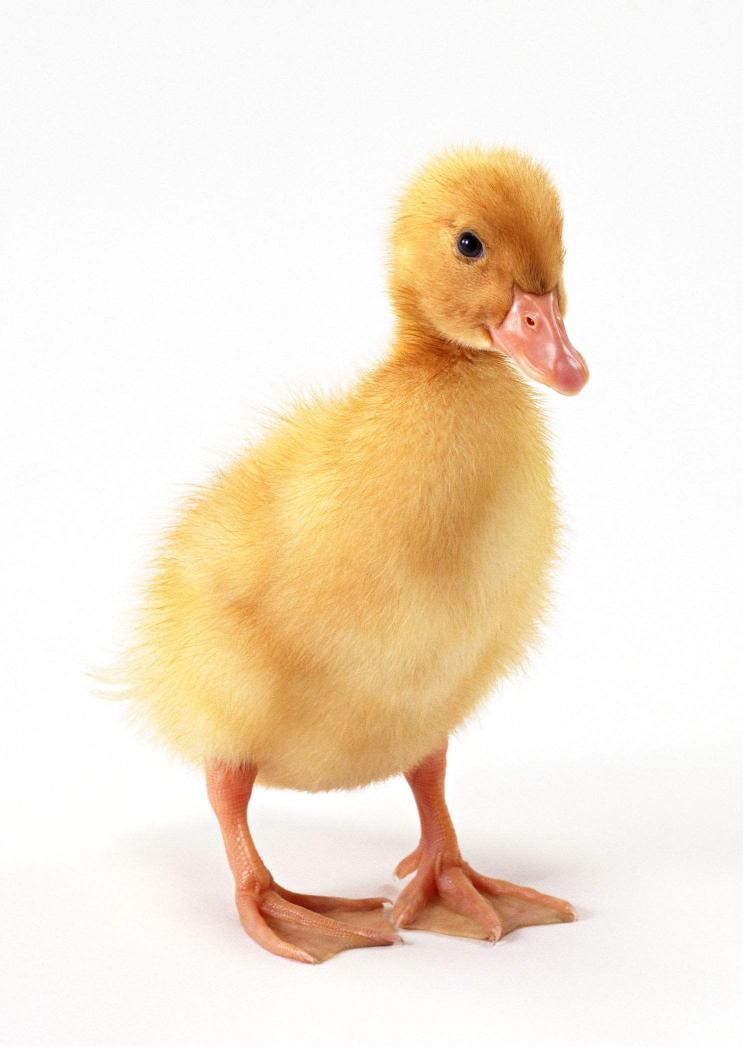
#> input picture 6_图像数据处理（颜色与形状变换）素材/pic1.jpg, 1486 x 2094 px (shown at 1/2 size)
$ python pixel_process.py
#> lines starting #> are read from the running program, lines starting #| are printed output that depends on the picture; after the words box and inside, x2 and y2 are one past the last pixel; in counts of white or black regions, pixels touching at a corner belong together
# -*- coding: utf-8 -*-
"""
像素级操作入门：读取 pic1.jpg，读取像素值、转灰度、截取 ROI
需要库：opencv-python
未安装可执行：pip install opencv-python
"""

# 导入 OpenCV 库，用于读取图片、颜色转换、切片截取
import cv2

# 导入 NumPy，用于 hstack 横向拼接对比图
import numpy as np

# 导入 sys 模块，用于修改终端输出编码
import sys

# Windows 命令行默认 GBK 编码，打印特殊字符时可能报错，改成 utf-8 更稳妥
sys.stdout.reconfigure(encoding='utf-8')

# 图片文件名（相对路径，表示在本 .py 文件所在的目录下找 pic1.jpg）
file_name = 'pic1.jpg'

# 1. 用 imread() 读取图片
#    读取成功：返回一个 numpy 数组（三维：高 × 宽 × 通道数）
#    读取失败：返回 None，不会报错，所以必须自己判断
img = cv2.imread(file_name)
#> img is the input picture: shape (2094, 1486, 3); mean B, G, R 212.2, 230.1, 244.4

# 2. 判断图片是否读取成功
if img is None:
    # 读取失败时打印提示和常见原因
    print('图片读取失败！常见原因：')
    print('1. 文件不在本 .py 文件的同一目录下（当前找不到', file_name, '）')
    print('2. 文件路径中含有中文，cv2.imread() 对中文路径支持不好')
    print('   解决办法：把图片移到英文路径下，或用 np.fromfile() + cv2.imdecode() 读取')
else:
    # 3. 打印图像的 shape
    #    shape 是 (高, 宽, 通道数)，例如 (2094, 1486, 3)
    #    说明：高 2094 行、宽 1486 列、每个像素 3 个颜色通道
    print('图像 shape（高, 宽, 通道数）:', img.shape)
#| 图像 shape（高, 宽, 通道数）: (2094, 1486, 3)

    # 4. 读取 (50, 50) 位置的像素值
    #    写法是 img[行, 列]，也就是 img[y, x]
    #    第 1 个 50 是行号（从上往下数第 50 行，y 方向）
    #    第 2 个 50 是列号（从左往右数第 50 列，x 方向）
    #    注意不是 (x, y)，和数学里的坐标顺序相反
    pixel_50 = img[50, 50]
#> pixel_50 = [251, 251, 251]

    # 打印左上角位置（白背景）的像素值
    #    返回 3 个数，顺序是 B（蓝）、G（绿）、R（红）
    #    白色背景三个值都接近 255，例如 [255 255 255]
    print('img[50, 50] 的像素值（左上角白背景）:', pixel_50)
#| img[50, 50] 的像素值（左上角白背景）: [251 251 251]

    # 5. 读取 (1047, 743) 位置的像素值（鸭子身体）
    #    同样写法 img[行, 列]，行在前、列在后
    pixel_duck = img[1047, 743]
#> pixel_duck = [109, 189, 242]

    # 打印鸭子身体位置的像素值，同样是 B、G、R 三个数
    print('img[1047, 743] 的像素值（鸭子身体）:', pixel_duck)
#| img[1047, 743] 的像素值（鸭子身体）: [109 189 242]

    # 6. 把 img[1047, 743] 拆包成 b、g、r 三个变量
    #    拆包（解包）：右边是 3 个数，左边写 3 个变量，按顺序一一对应赋值
    #    顺序仍然是 B、G、R，所以第 1 个给 b、第 2 个给 g、第 3 个给 r
    b, g, r = img[1047, 743]
#> b = 109; g = 189; r = 242

    # 分别打印三个通道的值，方便看清每个颜色分量的大小
    print('拆包后：b（蓝） =', b)
#| 拆包后：b（蓝） = 109
    print('拆包后：g（绿） =', g)
#| 拆包后：g（绿） = 189
    print('拆包后：r（红） =', r)
#| 拆包后：r（红） = 242

    # 7. 用 cvtColor() 把彩色图转成灰度图
    #    COLOR_BGR2GRAY：BGR 三通道压缩成一个亮度通道
    #    转换公式大致是：Gray = 0.114*B + 0.587*G + 0.299*R
    img_gray = cv2.cvtColor(img, cv2.COLOR_BGR2GRAY)
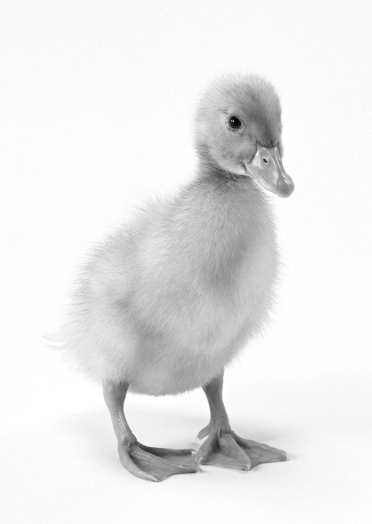
#> img_gray: shape (2094, 1486) (shown at 1/4 size); min 0, max 255, mean 232.4

    # 8. 打印灰度图的 shape
    #    灰度图只有两个维度 (高, 宽)，没有通道数这一项
    #    例如由 (2094, 1486, 3) 变成 (2094, 1486)
    print('灰度图 shape（高, 宽）:', img_gray.shape)
#| 灰度图 shape（高, 宽）: (2094, 1486)

    # 9. 读取灰度图同一位置 (1047, 743) 的像素值
    #    灰度图每个像素只有 1 个数（亮度值，0~255）
    #    对比：彩色图读出 3 个数（B、G、R），灰度图只读出 1 个数
    gray_value = img_gray[1047, 743]
#> gray_value = 196

    # 打印灰度图该位置的像素值
    print('灰度图 img_gray[1047, 743] 的像素值:', gray_value)
#| 灰度图 img_gray[1047, 743] 的像素值: 196

    # 10. 用切片截取一块 ROI（Region of Interest，感兴趣区域）
    #     切片写法 img[行的范围, 列的范围]
    #     img[100:200, 100:200] 表示：
    #       行（高方向）取第 100 行到第 199 行，共 200 - 100 = 100 行
    #       列（宽方向）取第 100 列到第 199 列，共 200 - 100 = 100 列
    #     注意切片是"含头不含尾"：包含起点 100，不包含终点 200
    roi = img[100:200, 100:200]

    # 打印 ROI 的 shape
    #    结果是 (100, 100, 3)：高 100、宽 100、3 个通道
    #    说明 ROI 是从原图上"切"下来的一个 100×100 的小方块
    print('ROI img[100:200, 100:200] 的 shape:', roi.shape)
#| ROI img[100:200, 100:200] 的 shape: (100, 100, 3)

    # 顺便把截取的 ROI 保存下来，方便查看效果
    cv2.imwrite('pic1_roi.jpg', roi)

    # =========================================================
    # 下面新增：修改像素值——改一个点、画一个色块
    # =========================================================

    # 1. 重新读取原图，并用 .copy() 复制一份再改
    #    直接改 img 会把原图数据也改掉（数组是引用传递），所以要 copy
    img2 = img.copy()

    # 2. 修改一个像素：把 (50, 50) 改成绿色
    #    BGR 顺序：[0, 255, 0] 表示蓝0、绿255、红0 → 纯绿色
    img2[50, 50] = [0, 255, 0]
#> img2: shape (2094, 1486, 3); under 0.01% of pixels changed, all inside (x1, y1, x2, y2) = (50, 50, 51, 51)

    # 打印确认：一个点太小肉眼看不见，但数据确实变了
    print('修改后 img2[50, 50] =', img2[50, 50])
#| 修改后 img2[50, 50] = [  0 255   0]

    # 3. 修改一片区域：把 行200~500、列200~500 的整块改成红色
    #    一行代码改 300×300 = 90000 个像素，这就是数组批量赋值的威力
    img2[200:500, 200:500] = [0, 0, 255]
#> img2: shape (2094, 1486, 3); mean B, G, R 204.9, 222.9, 244.5

    # 打印色块中心和色块外的点，对比验证
    print('红块中心 img2[350, 350] =', img2[350, 350], '← 已变成红色')
#| 红块中心 img2[350, 350] = [  0   0 255] ← 已变成红色
    print('红块外面 img2[50, 600] =', img2[50, 600], '← 白色，未受影响')
#| 红块外面 img2[50, 600] = [251 251 251] ← 白色，未受影响

    # 4. 显示修改后的图片，肉眼确认
    #    看到鸭子图上多了一块红色方块（一个绿色点太小，肉眼几乎看不出来）
    cv2.imshow('modified', img2)
    cv2.waitKey(0)
    cv2.destroyAllWindows()

    # 5. 保存修改后的图片
    cv2.imwrite('pic1_modified.jpg', img2)

    # =========================================================
    # 下面新增：通道拆分与合并
    # =========================================================

    # 1. 用 cv2.split() 把彩色图拆成 3 张单通道图
    #    返回值依次是蓝、绿、红三个二维数组（每个形状都是 高×宽）
    b, g, r = cv2.split(img)
    print('拆分后 b 的形状:', b.shape, '← 从三维变二维，只剩一个通道')
#| 拆分后 b 的形状: (2094, 1486) ← 从三维变二维，只剩一个通道

    # 打印同一个位置在三个通道里的值，和任务一的读数对上
    print('b[1047, 743] =', b[1047, 743], '，g =', g[1047, 743], '，r =', r[1047, 743])
#| b[1047, 743] = 109 ，g = 189 ，r = 242

    # 2. 只保留红色通道：把蓝、绿通道全部置 0
    #    这是一种很直观的"通道手术"——哪路通、哪路断，自己说了算
    #    手术后每个像素都变成 [0, 0, R]，画面会整体变成红色调
    img_red = img.copy()
    img_red[:, :, 0] = 0  # 所有行、所有列的第 0 通道（蓝）全部置 0
    img_red[:, :, 1] = 0  # 第 1 通道（绿）全部置 0
    print('只留红色通道后 img_red[1047, 743] =', img_red[1047, 743], '← 只剩 R=242')
#| 只留红色通道后 img_red[1047, 743] = [  0   0 242] ← 只剩 R=242

    # 3. 用 cv2.merge() 把拆开的三个通道重新合并
    #    顺序必须还是 [b, g, r]，合出来的图和原图一模一样
    merged = cv2.merge([b, g, r])
    print('合并后与原图完全相同:', merged.shape == img.shape)
#| 合并后与原图完全相同: True

    # 4. 显示"只留红色通道"的效果图
    #    白背景（R=251）变成亮红，鸭子（R=200多）变成暗红，整体一片红
    cv2.imshow('red channel only', img_red)
    cv2.waitKey(0)
    cv2.destroyAllWindows()

    # =========================================================
    # 下面新增：像素运算——图像融合
    # =========================================================

    # 1. 读入两张图，并统一缩放到 800×600
    #    ⚠️ cv2.add() 要求两张图尺寸、通道数完全相同，否则直接报错！
    #    pic1 是 2094×1486，pic5 是 720×1080，必须先 resize 成一样大
    imgA = cv2.resize(cv2.imread('pic1.jpg'), (800, 600))  # 鸭子（偏亮）
    imgB = cv2.resize(cv2.imread('pic5.jpg'), (800, 600))  # 母鸡（偏暗）
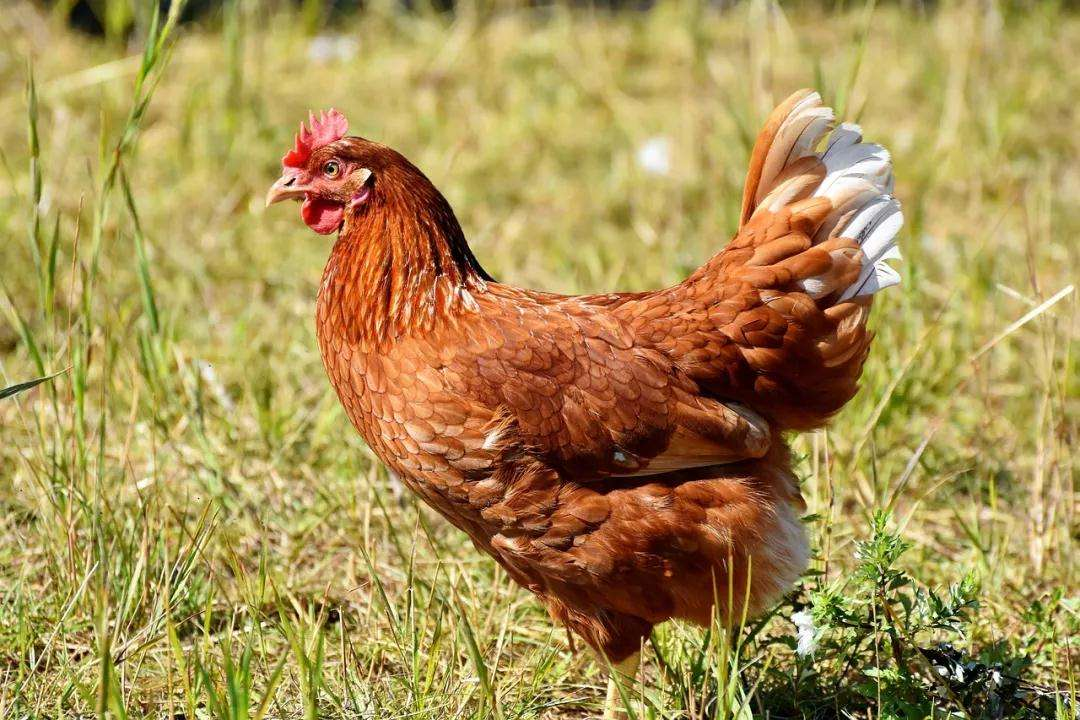
#> input picture 6_图像数据处理（颜色与形状变换）素材/pic5.jpg, 1080 x 720 px
    print('imgA:', imgA.shape, ' imgB:', imgB.shape)
#| imgA: (600, 800, 3)  imgB: (600, 800, 3)

    # 2. 先看一个像素在相加前后的变化
    #    取 (300, 400) 这个点（行300、列400）
    print('imgA[300, 400] =', imgA[300, 400])
#| imgA[300, 400] = [102 184 236]
    print('imgB[300, 400] =', imgB[300, 400])
#| imgB[300, 400] = [ 32  70 164]

    # 3. 用 NumPy 的 + 号直接加（错误示范）
    #    uint8 溢出会"取模绕回"：400 % 256 = 144，亮处反而变暗
    print('imgA + imgB =', (imgA + imgB)[300, 400], '← R通道 236+164=400 取模绕回 144')
#| imgA + imgB = [134 254 144] ← R通道 236+164=400 取模绕回 144

    # 4. 用 cv2.add() 相加（正确做法）
    #    超过 255 一律封顶在 255（饱和运算）
    img_add = cv2.add(imgA, imgB)
    print('cv2.add    =', img_add[300, 400], '← R通道 236+164=400 封顶 255')
#| cv2.add    = [134 254 255] ← R通道 236+164=400 封顶 255

    # 5. 显示相加结果：整体过亮发白（两张图的亮度叠加了）
    cv2.imshow('add result', img_add)
    cv2.waitKey(0)
    cv2.destroyAllWindows()

    # =========================================================
    # 下面新增：加权融合（图像融合的标准做法）
    # =========================================================

    # 1. cv2.addWeighted(imgA, α, imgB, β, γ)
    #    公式：结果 = imgA×α + imgB×β + γ
    #    α=0.6、β=0.4：融合图里鸭子占六成、母鸡占四成；γ=0 不做亮度微调
    img_blend = cv2.addWeighted(imgA, 0.6, imgB, 0.4, 0)

    # 2. 打印同一个点验证公式
    #    0.6×102 + 0.4×32 + 0 = 74.0，OpenCV 四舍五入后就是 74
    print('img_blend[300, 400] =', img_blend[300, 400])
#| img_blend[300, 400] = [ 74 138 207]
    print('验算: 0.6×102 + 0.4×32 + 0 = %.1f' % (0.6 * 102 + 0.4 * 32))

    # 3. 显示融合结果：两张图像"半透明"一样叠在一起
    cv2.imshow('blend result', img_blend)
    cv2.waitKey(0)
    cv2.destroyAllWindows()

    # 4. 保存融合图（作业要用）
    cv2.imwrite('blend_result.jpg', img_blend)
    print('融合图已保存为 blend_result.jpg')

    # =========================================================
    # 下面新增：阈值操作——图像二值化
    # =========================================================

    # 1. 读取 pic5（草地上的母鸡，明暗对比强），并转灰度图
    #    ⚠️ cv2.threshold() 只接受灰度图（单通道），彩图要先 cvtColor 转灰度
    img5 = cv2.imread('pic5.jpg')
#> img5 is the input picture: shape (720, 1080, 3); mean B, G, R 82.6, 144.2, 169.6
    gray5 = cv2.cvtColor(img5, cv2.COLOR_BGR2GRAY)

    # 2. cv2.threshold(灰度图, 阈值, 最大值, 类型)
    #    含义：像素 > 127 → 变 255（白）；像素 ≤ 127 → 变 0（黑）
    #    返回两个值：
    #      ret  ：实际使用的阈值（固定阈值时就是传入的 127）
    #      binary：二值化后的黑白图
    ret5, binary5 = cv2.threshold(gray5, 127, 255, cv2.THRESH_BINARY)
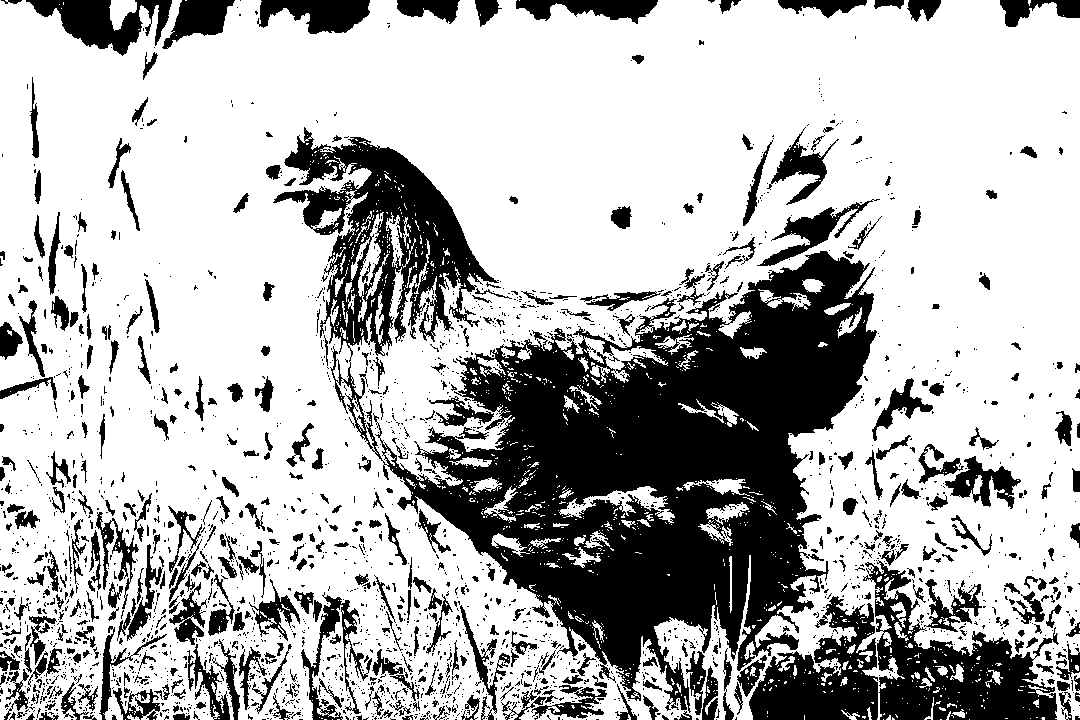
#> binary5: shape (720, 1080); 71.1% white; 2397 black regions (1930 under 20 px), largest, box (x1, y1, x2, y2) and area: (273, 127, 877, 713) 123258, (863, 560, 1059, 720) 12926, (749, 596, 878, 720) 8596

    # 3. 打印阈值，确认 ret 的含义
    print('固定阈值 ret =', ret5)

    # 4. 分别显示灰度图和二值图，对比观察
    cv2.imshow('gray', gray5)
    cv2.imshow('binary 127', binary5)
    cv2.waitKey(0)
    cv2.destroyAllWindows()

    # 5. 保存二值图
    cv2.imwrite('binary_result.jpg', binary5)
    print('二值图已保存为 binary_result.jpg')

    # =========================================================
    # 下面新增：固定阈值的坑 + Otsu 自动阈值
    # =========================================================

    # 1. 读取 pic1（白背景的小黄鸭，整体很亮）并转灰度
    gray1 = cv2.cvtColor(cv2.imread('pic1.jpg'), cv2.COLOR_BGR2GRAY)

    # 2. 还是固定阈值 127
    #    pic1 的背景接近纯白（251），远大于 127 → 全部变白
    #    鸭子身体也比 127 亮 → 也变白：整张图几乎全白，鸭子"消失"了
    ret_a, bin_a = cv2.threshold(gray1, 127, 255, cv2.THRESH_BINARY)
#> bin_a: shape (2094, 1486); 97.9% white; 1026 black regions (993 under 20 px), largest, box (x1, y1, x2, y2) and area: (802, 1514, 1073, 1881) 21673, (911, 416, 1122, 655) 16100, (495, 1731, 772, 1888) 11015
    ratio_a = (bin_a == 255).sum() / bin_a.size * 100
#> ratio_a = 97.88
    print('pic1 固定阈值127: 白色占比 %.1f%% ← 鸭子几乎消失' % ratio_a)
#| pic1 固定阈值127: 白色占比 97.9% ← 鸭子几乎消失

    # 3. 用 Otsu 算法自动找最佳阈值
    #    写法特点：阈值参数随手填 0（反正会被忽略），
    #    类型加上 cv2.THRESH_OTSU，OpenCV 会自动算出最合适的阈值
    #    返回的 ret_o 就是它自动算出来的阈值（pic1 算出的是 209）
    ret_o, bin_o = cv2.threshold(gray1, 0, 255, cv2.THRESH_BINARY + cv2.THRESH_OTSU)
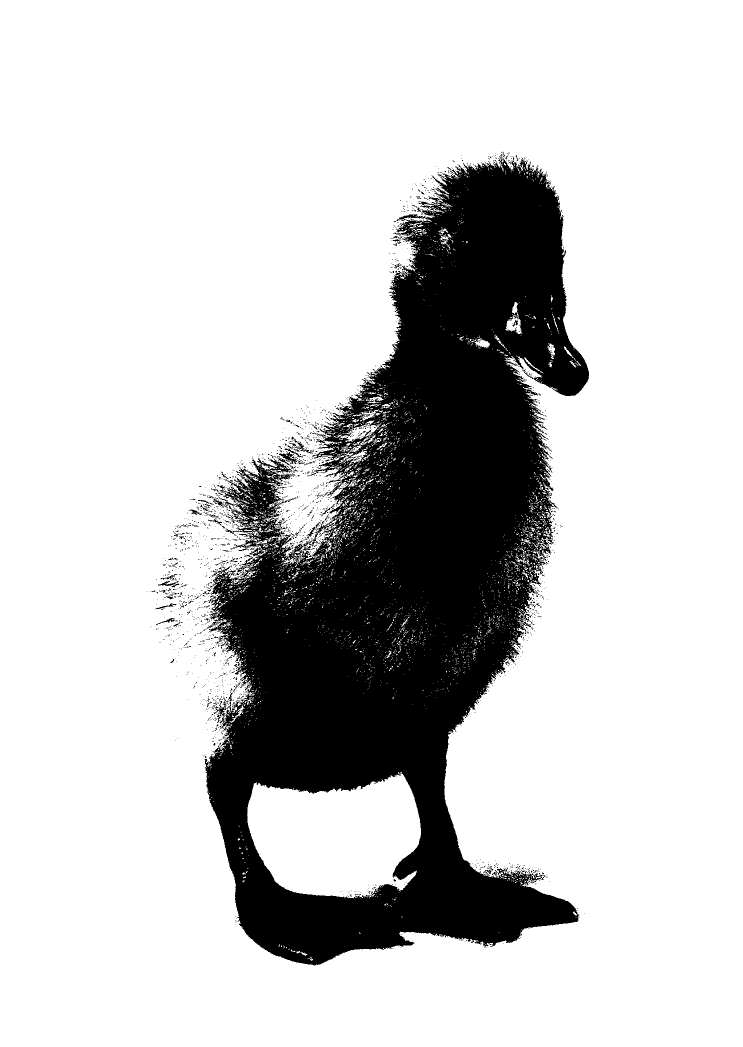
#> bin_o: shape (2094, 1486) (shown at 1/2 size); 79.5% white; 1957 black regions (1881 under 20 px), largest, box (x1, y1, x2, y2) and area: (409, 308, 1178, 1931) 628115, (553, 904, 597, 930) 411, (584, 883, 626, 907) 210
#> ret_o = 209
    ratio_o = (bin_o == 255).sum() / bin_o.size * 100
#> ratio_o = 79.49
    print('pic1 Otsu: 自动阈值 =', ret_o, '，白色占比 %.1f%%' % ratio_o)
#| pic1 Otsu: 自动阈值 = 209.0 ，白色占比 79.5%

    # 4. 显示两种结果对比：左127几乎全白，右Otsu能看清鸭子轮廓
    cv2.imshow('fixed 127', bin_a)
    cv2.imshow('otsu', bin_o)
    cv2.waitKey(0)
    cv2.destroyAllWindows()

    # =========================================================
    # 下面新增：权重实验——0.3/0.7、0.5/0.5、0.7/0.3 三组对比
    # =========================================================

    # 1. 三组权重各融合一张：α 是鸭子(imgA)的占比，β 是母鸡(imgB)的占比
    #    α+β=1，保证整体亮度不爆；α 越大画面越"像鸭子"，β 越大越"像母鸡"
    weights = [(0.3, 0.7), (0.5, 0.5), (0.7, 0.3)]
    blends = []
    for a, b in weights:
        blended = cv2.addWeighted(imgA, a, imgB, b, 0)
        blends.append(blended)
        out_name = 'blend_%.1f_%.1f.jpg' % (a, b)
        cv2.imwrite(out_name, blended)
        print('已保存 %s（鸭子 %.1f / 母鸡 %.1f）' % (out_name, a, b))
#> after the loop, blends = 3 items

    # 2. 给每张图顶部写上权重标签，方便并排对比时一眼区分
    #    putText 不支持中文，所以标签用英文缩写 duck/hen
    labeled = []
    for (a, b), blended in zip(weights, blends):
        tag = blended.copy()
        cv2.rectangle(tag, (0, 0), (270, 40), (255, 255, 255), -1)  # 白底标签条
        cv2.putText(tag, 'duck %.1f / hen %.1f' % (a, b), (10, 30),
                    cv2.FONT_HERSHEY_SIMPLEX, 0.8, (0, 0, 255), 2)
        labeled.append(tag)
#> this loop made 3 passes
#> (a, b) on passes 1 to 3: (0.3, 0.7), (0.5, 0.5), (0.7, 0.3)
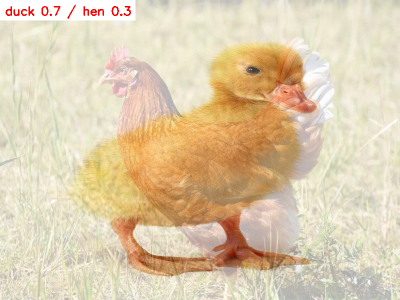
#> tag: shape (600, 800, 3) (shown at 1/2 size); mean B, G, R 173.9, 204.5, 222.8
#> after the loop, labeled = 3 items

    # 3. 用 np.hstack 把三张图横向拼成一张对比图（尺寸相同才能拼）
    compare = np.hstack(labeled)
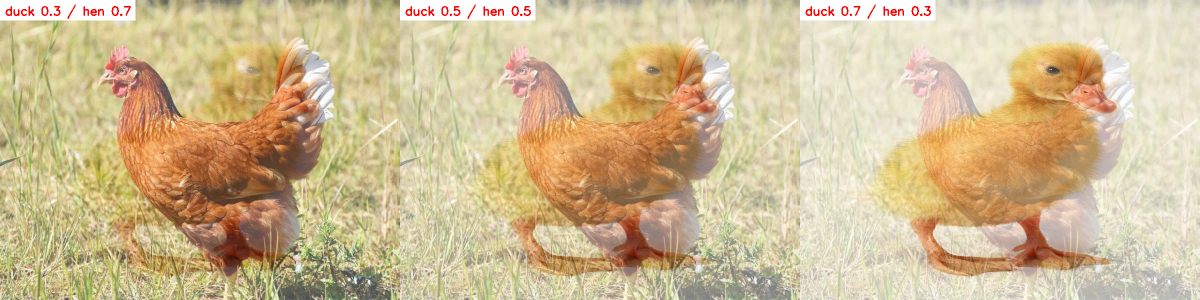
#> compare: shape (600, 2400, 3) (shown at 1/2 size); mean of channels 0, 1, 2 148.8, 187.9, 208.3; drawn as B, G, R
    cv2.imwrite('blend_weights_compare.jpg', compare)
    print('三图对比已保存为 blend_weights_compare.jpg')

    cv2.imshow('blend weights compare', compare)
    cv2.waitKey(0)
    cv2.destroyAllWindows()
